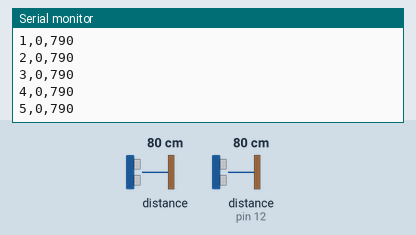
Recording of a sketch running on a simulated Arduino Uno, built with avr-gcc and run on an emulated ATmega328P. Shown: the last lines printed to the serial monitor. Wiring (inferred from the names in the program): ultrasonic range finder: trigger pin 7; echo pin 12. Inputs (shaded band) come from the test bench; at power-on: distance to the obstacle 80 cm, distance to the obstacle (sensor on pin 12) 80 cm. The echo pulse lasts 58.3 µs per cm.

Above: at 1.2 s.
1.3 s: distance to the obstacle (sensor 0) set to 2 cm
At 1.45 s:
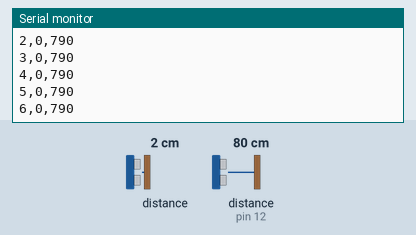
2.8 s: distance to the obstacle (sensor on pin 12) set to 2 cm
At 2.91 s:
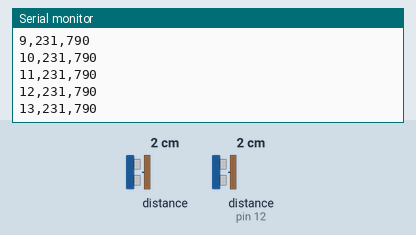
4.3 s: distance to the obstacle (sensor 0) set to 4 cm
At 4.34 s:
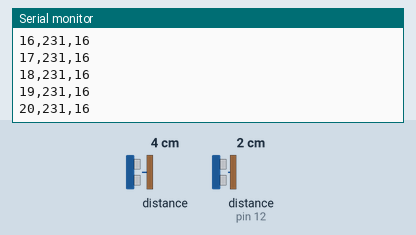
5.8 s: distance to the obstacle (sensor on pin 12) set to 4 cm
At 5.98 s:
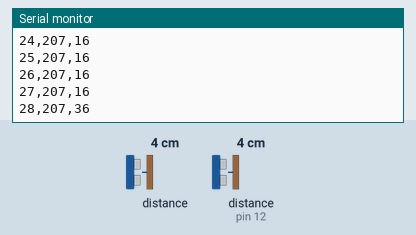
Timing chart, 0 to 8.3 s (numbered marks = the images above; inputs shaded):
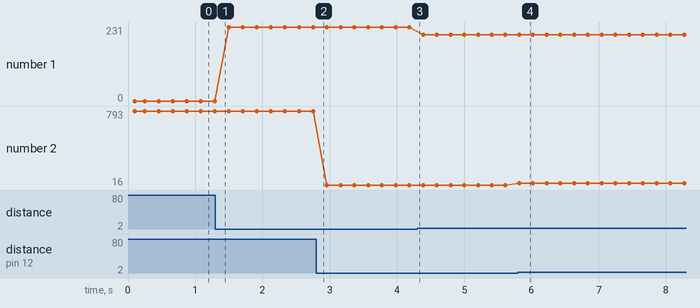

Measured:
- after the input at 5.8 s, the serial monitor: prints a new line at once (image 4)
- plotted number 1: 0 → 231 after the input at 1.3 s, 231 → 207 after the input at 4.3 s

The sketch:

RGB_Calibration.ino
```cpp
#include <SparkFun_APDS9960.h>


#define ECHO 12
#define TRIG 7

SparkFun_APDS9960 apds = SparkFun_APDS9960();
uint8_t proximity_data = 0;
unsigned int distance_mm = 0;


void setup() {
  // put your setup code here, to run once:
  pinMode(ECHO, INPUT); //Initialise ECHO as INPUT
  pinMode(TRIG, OUTPUT); //Initialise TRIG as OUTPUT
  Serial.begin (9600);


  if ( apds.init() ) {
    Serial.println(F("APDS-9960 initialization complete"));
  } else {
    Serial.println(F("Something went wrong during APDS-9960 init!"));
  }


  if (!apds.setProximityGain(PGAIN_2X)) {
    Serial.println(F("Something went wrong trying to get PGAIN"));
  }

  if ( apds.enableProximitySensor(false) ) {
    Serial.println(F("Proximity sensor is now running"));
  } else {
    Serial.println(F("Something went wrong during sensor init!"));
  }


}

void loop() {
  // put your main code here, to run repeatedly:


  Serial.println("time,APDS9960,HCSR04_mm");
  for (int i = 0; i < 100; ++i)
  {
    // Read the proximity value
    if ( !apds.readProximity(proximity_data) ) {
      Serial.println("Error reading proximity value");
      break;// breaks out of the for loop early
    }
    //Read ultrasonic data
    distance_mm = sonar_mm();
    //Print the CSV data
    Serial.print(i);
    Serial.print(",");
    Serial.print(proximity_data);
    Serial.print(",");
    Serial.println(distance_mm);
    // Wait 200 ms before next reading
    delay(200);
  }
  while (1) {}; //infinite loop to stop the experiment
}


unsigned int sonar_mm(void) {
  long duration = 0;
  const float speed_sound = 340.29; //assigns speed_sound the constant float of 340.29 which saves memory

  digitalWrite(TRIG, HIGH); //emitting ultrasonic pulse
  delayMicroseconds(10);
  digitalWrite(TRIG, LOW);

  duration = pulseIn(ECHO, HIGH); //gives the width in microseconds

  return (unsigned int)(0.5 * duration * 1e-6 * speed_sound * 1e3); //(.5, half distance)
  //(1e-6, seconds to microseconds)(1e3, metres to millimetres)
}
```
